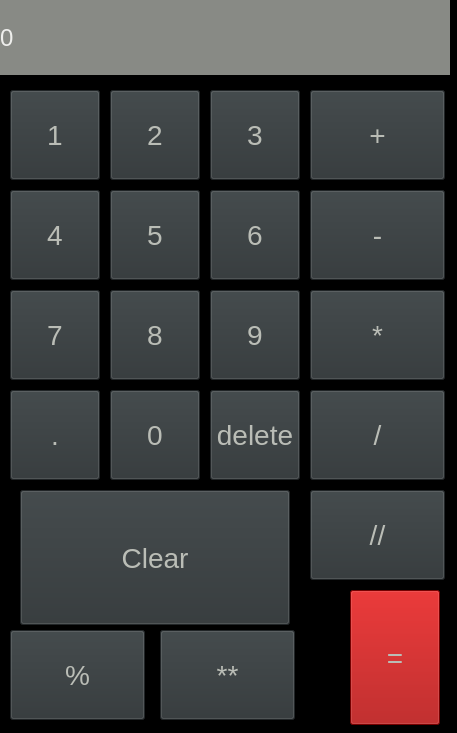
<?xml version="1.0" encoding="UTF-8"?>
<ui version="4.0">
 <class>MainWindow</class>
 <widget class="QMainWindow" name="MainWindow">
  <property name="geometry">
   <rect>
    <x>0</x>
    <y>0</y>
    <width>457</width>
    <height>733</height>
   </rect>
  </property>
  <property name="windowTitle">
   <string>MainWindow</string>
  </property>
  <property name="styleSheet">
   <string notr="true">background-color: rgb(0, 0, 0);</string>
  </property>
  <widget class="QWidget" name="centralwidget">
   <widget class="QLabel" name="display">
    <property name="geometry">
     <rect>
      <x>0</x>
      <y>0</y>
      <width>450</width>
      <height>75</height>
     </rect>
    </property>
    <property name="font">
     <font>
      <pointsize>18</pointsize>
     </font>
    </property>
    <property name="cursor">
     <cursorShape>IBeamCursor</cursorShape>
    </property>
    <property name="styleSheet">
     <string notr="true">color: rgb(238, 238, 236);
background-color: rgb(136, 138, 133);</string>
    </property>
    <property name="frameShadow">
     <enum>QFrame::Plain</enum>
    </property>
    <property name="text">
     <string>0</string>
    </property>
   </widget>
   <widget class="QPushButton" name="b1">
    <property name="geometry">
     <rect>
      <x>10</x>
      <y>90</y>
      <width>90</width>
      <height>90</height>
     </rect>
    </property>
    <property name="font">
     <font>
      <pointsize>21</pointsize>
     </font>
    </property>
    <property name="whatsThis">
     <string>&lt;html&gt;&lt;head/&gt;&lt;body&gt;&lt;p&gt;background-color: rgb(46, 52, 54);&lt;/p&gt;&lt;/body&gt;&lt;/html&gt;</string>
    </property>
    <property name="styleSheet">
     <string notr="true">background-color: rgb(46, 52, 54);
color: rgb(186, 189, 182);</string>
    </property>
    <property name="text">
     <string>1</string>
    </property>
   </widget>
   <widget class="QPushButton" name="b4">
    <property name="geometry">
     <rect>
      <x>10</x>
      <y>190</y>
      <width>90</width>
      <height>90</height>
     </rect>
    </property>
    <property name="font">
     <font>
      <pointsize>21</pointsize>
     </font>
    </property>
    <property name="styleSheet">
     <string notr="true">color: rgb(186, 189, 182);
background-color: rgb(46, 52, 54);</string>
    </property>
    <property name="text">
     <string>4</string>
    </property>
   </widget>
   <widget class="QPushButton" name="b8">
    <property name="geometry">
     <rect>
      <x>110</x>
      <y>290</y>
      <width>90</width>
      <height>90</height>
     </rect>
    </property>
    <property name="font">
     <font>
      <pointsize>21</pointsize>
     </font>
    </property>
    <property name="styleSheet">
     <string notr="true">color: rgb(186, 189, 182);
background-color: rgb(46, 52, 54);</string>
    </property>
    <property name="text">
     <string>8</string>
    </property>
   </widget>
   <widget class="QPushButton" name="b7">
    <property name="geometry">
     <rect>
      <x>10</x>
      <y>290</y>
      <width>90</width>
      <height>90</height>
     </rect>
    </property>
    <property name="font">
     <font>
      <pointsize>21</pointsize>
     </font>
    </property>
    <property name="styleSheet">
     <string notr="true">background-color: rgb(46, 52, 54);
color: rgb(186, 189, 182);
</string>
    </property>
    <property name="text">
     <string>7</string>
    </property>
   </widget>
   <widget class="QPushButton" name="b5">
    <property name="geometry">
     <rect>
      <x>110</x>
      <y>190</y>
      <width>90</width>
      <height>90</height>
     </rect>
    </property>
    <property name="font">
     <font>
      <pointsize>21</pointsize>
     </font>
    </property>
    <property name="styleSheet">
     <string notr="true">color: rgb(186, 189, 182);
background-color: rgb(46, 52, 54);</string>
    </property>
    <property name="text">
     <string>5</string>
    </property>
   </widget>
   <widget class="QPushButton" name="b2">
    <property name="geometry">
     <rect>
      <x>110</x>
      <y>90</y>
      <width>90</width>
      <height>90</height>
     </rect>
    </property>
    <property name="font">
     <font>
      <pointsize>21</pointsize>
     </font>
    </property>
    <property name="styleSheet">
     <string notr="true">color: rgb(186, 189, 182);
background-color: rgb(46, 52, 54);</string>
    </property>
    <property name="text">
     <string>2</string>
    </property>
   </widget>
   <widget class="QPushButton" name="b0">
    <property name="geometry">
     <rect>
      <x>110</x>
      <y>390</y>
      <width>90</width>
      <height>90</height>
     </rect>
    </property>
    <property name="font">
     <font>
      <pointsize>21</pointsize>
     </font>
    </property>
    <property name="styleSheet">
     <string notr="true">color: rgb(186, 189, 182);
background-color: rgb(46, 52, 54);</string>
    </property>
    <property name="text">
     <string>0</string>
    </property>
   </widget>
   <widget class="QPushButton" name="b6">
    <property name="geometry">
     <rect>
      <x>210</x>
      <y>190</y>
      <width>90</width>
      <height>90</height>
     </rect>
    </property>
    <property name="font">
     <font>
      <pointsize>21</pointsize>
     </font>
    </property>
    <property name="styleSheet">
     <string notr="true">color: rgb(186, 189, 182);
background-color: rgb(46, 52, 54);</string>
    </property>
    <property name="text">
     <string>6</string>
    </property>
   </widget>
   <widget class="QPushButton" name="b3">
    <property name="geometry">
     <rect>
      <x>210</x>
      <y>90</y>
      <width>90</width>
      <height>90</height>
     </rect>
    </property>
    <property name="font">
     <font>
      <pointsize>21</pointsize>
     </font>
    </property>
    <property name="styleSheet">
     <string notr="true">background-color: rgb(46, 52, 54);
color: rgb(186, 189, 182);</string>
    </property>
    <property name="text">
     <string>3</string>
    </property>
   </widget>
   <widget class="QPushButton" name="b9">
    <property name="geometry">
     <rect>
      <x>210</x>
      <y>290</y>
      <width>90</width>
      <height>90</height>
     </rect>
    </property>
    <property name="font">
     <font>
      <pointsize>21</pointsize>
     </font>
    </property>
    <property name="styleSheet">
     <string notr="true">color: rgb(186, 189, 182);
background-color: rgb(46, 52, 54);</string>
    </property>
    <property name="text">
     <string>9</string>
    </property>
   </widget>
   <widget class="QPushButton" name="bEqual">
    <property name="geometry">
     <rect>
      <x>350</x>
      <y>590</y>
      <width>90</width>
      <height>135</height>
     </rect>
    </property>
    <property name="font">
     <font>
      <pointsize>21</pointsize>
     </font>
    </property>
    <property name="styleSheet">
     <string notr="true">color: rgb(186, 189, 182);
background-color: rgb(164, 0, 0);</string>
    </property>
    <property name="text">
     <string>=</string>
    </property>
   </widget>
   <widget class="QPushButton" name="bMulti">
    <property name="geometry">
     <rect>
      <x>310</x>
      <y>290</y>
      <width>135</width>
      <height>90</height>
     </rect>
    </property>
    <property name="font">
     <font>
      <pointsize>21</pointsize>
     </font>
    </property>
    <property name="styleSheet">
     <string notr="true">color: rgb(186, 189, 182);
background-color: rgb(46, 52, 54);</string>
    </property>
    <property name="text">
     <string>*</string>
    </property>
   </widget>
   <widget class="QPushButton" name="bMinus">
    <property name="geometry">
     <rect>
      <x>310</x>
      <y>190</y>
      <width>135</width>
      <height>90</height>
     </rect>
    </property>
    <property name="font">
     <font>
      <pointsize>21</pointsize>
     </font>
    </property>
    <property name="styleSheet">
     <string notr="true">color: rgb(186, 189, 182);
background-color: rgb(46, 52, 54);</string>
    </property>
    <property name="text">
     <string>-</string>
    </property>
   </widget>
   <widget class="QPushButton" name="bPlus">
    <property name="geometry">
     <rect>
      <x>310</x>
      <y>90</y>
      <width>135</width>
      <height>90</height>
     </rect>
    </property>
    <property name="font">
     <font>
      <pointsize>21</pointsize>
     </font>
    </property>
    <property name="styleSheet">
     <string notr="true">color: rgb(186, 189, 182);
background-color: rgb(46, 52, 54);</string>
    </property>
    <property name="text">
     <string>+</string>
    </property>
   </widget>
   <widget class="QPushButton" name="bDiv">
    <property name="geometry">
     <rect>
      <x>310</x>
      <y>390</y>
      <width>135</width>
      <height>90</height>
     </rect>
    </property>
    <property name="font">
     <font>
      <pointsize>21</pointsize>
     </font>
    </property>
    <property name="styleSheet">
     <string notr="true">color: rgb(186, 189, 182);
background-color: rgb(46, 52, 54);</string>
    </property>
    <property name="text">
     <string>/</string>
    </property>
   </widget>
   <widget class="QPushButton" name="bDiv2">
    <property name="geometry">
     <rect>
      <x>310</x>
      <y>490</y>
      <width>135</width>
      <height>90</height>
     </rect>
    </property>
    <property name="font">
     <font>
      <pointsize>21</pointsize>
     </font>
    </property>
    <property name="styleSheet">
     <string notr="true">color: rgb(186, 189, 182);
background-color: rgb(46, 52, 54);</string>
    </property>
    <property name="text">
     <string>//</string>
    </property>
   </widget>
   <widget class="QPushButton" name="bRem">
    <property name="geometry">
     <rect>
      <x>10</x>
      <y>630</y>
      <width>135</width>
      <height>90</height>
     </rect>
    </property>
    <property name="font">
     <font>
      <pointsize>21</pointsize>
     </font>
    </property>
    <property name="styleSheet">
     <string notr="true">color: rgb(186, 189, 182);
background-color: rgb(46, 52, 54);</string>
    </property>
    <property name="text">
     <string>%</string>
    </property>
   </widget>
   <widget class="QPushButton" name="bExp">
    <property name="geometry">
     <rect>
      <x>160</x>
      <y>630</y>
      <width>135</width>
      <height>90</height>
     </rect>
    </property>
    <property name="font">
     <font>
      <pointsize>21</pointsize>
     </font>
    </property>
    <property name="styleSheet">
     <string notr="true">color: rgb(186, 189, 182);
background-color: rgb(46, 52, 54);</string>
    </property>
    <property name="text">
     <string>**</string>
    </property>
   </widget>
   <widget class="QPushButton" name="bSqrt">
    <property name="geometry">
     <rect>
      <x>20</x>
      <y>490</y>
      <width>270</width>
      <height>135</height>
     </rect>
    </property>
    <property name="font">
     <font>
      <pointsize>21</pointsize>
     </font>
    </property>
    <property name="styleSheet">
     <string notr="true">color: rgb(186, 189, 182);
background-color: rgb(46, 52, 54);</string>
    </property>
    <property name="text">
     <string>Clear</string>
    </property>
   </widget>
   <widget class="QPushButton" name="bSqrt_2">
    <property name="geometry">
     <rect>
      <x>210</x>
      <y>390</y>
      <width>90</width>
      <height>90</height>
     </rect>
    </property>
    <property name="font">
     <font>
      <pointsize>21</pointsize>
     </font>
    </property>
    <property name="styleSheet">
     <string notr="true">color: rgb(186, 189, 182);
background-color: rgb(46, 52, 54);</string>
    </property>
    <property name="text">
     <string>delete</string>
    </property>
   </widget>
   <widget class="QPushButton" name="bSqrt_3">
    <property name="geometry">
     <rect>
      <x>10</x>
      <y>390</y>
      <width>90</width>
      <height>90</height>
     </rect>
    </property>
    <property name="font">
     <font>
      <pointsize>21</pointsize>
     </font>
    </property>
    <property name="styleSheet">
     <string notr="true">color: rgb(186, 189, 182);
background-color: rgb(46, 52, 54);</string>
    </property>
    <property name="text">
     <string>.</string>
    </property>
   </widget>
  </widget>
 </widget>
 <resources/>
 <connections/>
</ui>
